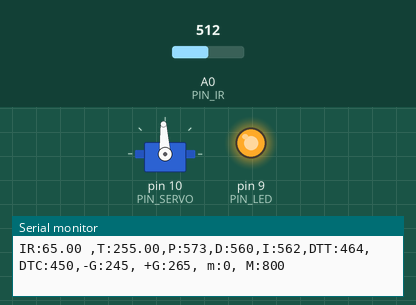
Simulated run of this sketch. Board: Arduino Uno, built with avr-gcc and run on an emulated ATmega328P. Parts: servo, output pins drawn as LEDs (lit = HIGH), the last lines printed to the serial monitor. The test bench sets the inputs (shaded band); at power-on: A0 (PIN_IR) = 512.

Above: at 1.2 s.
1.3 s: A0 (PIN_IR) set to 306
3.1 s: A0 (PIN_IR) set to 122
At 3.29 s:
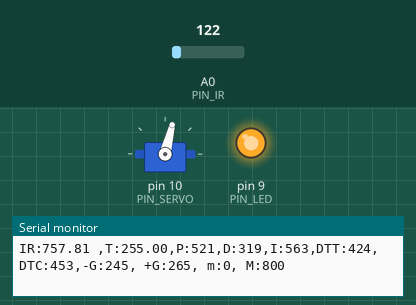
At 4.0 s:
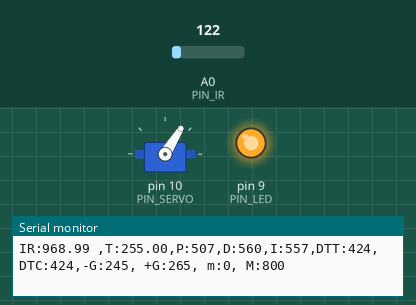
4.9 s: A0 (PIN_IR) set to 315
7.9 s: A0 (PIN_IR) set to 100
Timing chart, 0 to 10.5 s (numbered marks = the images above; inputs shaded):
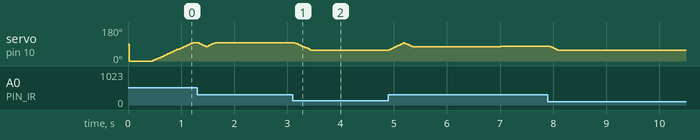

The sketch:

pid.ino
```cpp
#include <Servo.h>

// Arduino pin assignment
#define PIN_LED 9  //LED in 9
#define PIN_SERVO 10 // SERVO in 10
#define PIN_IR A0  // Infrared sensor signal in A0

// Framework setting
#define _DIST_MIN 110
#define _DIST_TARGET 305  // Target distance = 25.5cm
#define _DIST_MAX 400

// Distance sensor
#define _DIST_ALPHA 0.35  // EMA filter

// global variables
const float coE[] = {0.0000204, -0.0136853, 4.0482617, -156.8686997};

// Servo range
#define _DUTY_MIN 1140  // SERVO DUTY's minimum
#define _DUTY_NEU 1450  // SERVO DUTY's neutral
#define _DUTY_MAX 1540  // SERVO DUTY's maximum

// Servo speed control
#define _SERVO_ANGLE 30  // SERVO ANGLE
#define _SERVO_SPEED 100  // SERVO SPEED
#define _RAMPUP_TIME 360 // servo speed rampup (0 to max) time (unit: ms)


// Event periods
#define _INTERVAL_DIST 15
#define _INTERVAL_SERVO 20
#define _INTERVAL_SERIAL 100

// PID parameters
#define _Kp 1.5 // PID Propotional gain for P
#define _Ki 0.0075  // PID Propotional gain for I
#define _Kd 850  // PID Propotional gain for D

// global variables
float dist_min, dist_max, dist_raw, dist_ema, alpha;

// Servo instance
Servo myservo;

// Distance sensor
float dist_target;  // location to send the ball

// Event periods
unsigned long last_sampling_time_dist, last_sampling_time_servo, last_sampling_time_serial;
bool event_dist, event_servo, event_serial;

// Servo speed control
int duty_chg_per_interval,duty_chg_max,duty_chg_adjust,toggle_interval, toggle_interval_cnt;

float pause_time; // unit: sec
int duty_target, duty_curr;


#define START _DUTY_MIN + 100
#define END _DUTY_MAX - 100

// PID variables
float error_curr, error_prev, control, P_term, I_term, D_term;
float D_termS;

// Filter
#define _INTERVAL_DIST 30  // DELAY_MICROS * samples_num^2 의 값이 최종 거리측정 인터벌임. 넉넉하게 30ms 잡음.
#define DELAY_MICROS  1500 // 필터에 넣을 샘플값을 측정하는 딜레이(고정값!)
float filtered_dist;       // 최종 측정된 거리값을 넣을 변수. loop()안에 filtered_dist = filtered_ir_distance(); 형태로 사용하면 됨.
float samples_num = 3;     // 스파이크 제거를 위한 부분필터에 샘플을 몇개 측정할 것인지. 3개로 충분함! 가능하면 수정하지 말 것.

void setup() {
  // initialize GPIO pins for LED and attach servo
  pinMode(PIN_LED,OUTPUT);
  digitalWrite(PIN_LED, 1);
  myservo.attach(PIN_SERVO);
  last_sampling_time_dist = 0;
  last_sampling_time_servo = 0;
  last_sampling_time_serial = 0;

// initialize global variables
  dist_min = _DIST_MIN;
  dist_max = _DIST_MAX;
  dist_target = _DIST_TARGET - 50;
  alpha = _DIST_ALPHA;

  duty_target = duty_curr;

// move servo to neutral position
  myservo.writeMicroseconds(_DUTY_NEU);

// initialize serial port
  Serial.begin(115200);


// convert angle speed into duty change per interval.
  duty_chg_per_interval = (_DUTY_MAX - _DUTY_MIN) * ((float)_SERVO_SPEED / _SERVO_ANGLE) * ((float)_INTERVAL_SERVO / 1000); //[3128]

// servo related variables
  //duty_chg_max = (float)(_DUTY_MAX - _DUTY_MIN) * _SERVO_SPEED / 180 * _INTERVAL_SERVO / 1000;
  //duty_chg_adjust = (float) duty_chg_max * _INTERVAL_SERVO / _RAMPUP_TIME;
  //duty_chg_per_interval = 0; // initial speed is set to 0.


// initialize variables for duty_target update.
  pause_time = 0.5;
  toggle_interval = (180.0 / _SERVO_SPEED + pause_time) * 1000 / _INTERVAL_SERVO;
  toggle_interval = 1; // to demonstrate overshoot
  toggle_interval_cnt = toggle_interval;

// initialize last sampling time
  last_sampling_time_servo = 0;
}

void loop() {  // Event generator

  if (millis() >= last_sampling_time_dist + _INTERVAL_DIST) {
    last_sampling_time_dist += _INTERVAL_DIST;
    event_dist = true;
  }
  if (millis() >= last_sampling_time_servo + _INTERVAL_SERVO) {

    last_sampling_time_servo += _INTERVAL_SERVO;
    event_servo = true;
  }
  if (millis() >= last_sampling_time_serial + _INTERVAL_SERIAL) {
    last_sampling_time_serial += _INTERVAL_SERIAL;
    event_serial = true;
  }

// Event handlers
  if(event_dist) {

    event_dist = false;
  // get a distance reading from the distance sensor

    dist_raw = filtered_ir_distance();
  // PID control logic
    error_curr = _DIST_TARGET - dist_raw;
    P_term = _Kp * error_curr;
    I_term += _Ki * error_curr;
    D_term = _Kd * (error_curr - error_prev) / 20;
    control = P_term + D_term + I_term;

    //update error_prev
    error_prev = error_curr;

    //D_term이 너무 커서 Serial 포트에는 800이 넘어가지 않도록
    //Serial 용 변수를 하나 만들겠습니다.
    D_termS = D_term;
    if (D_termS > 800) D_termS = 800;


  // duty_target = f(duty_neutral, control)
    duty_target = _DUTY_NEU + control;

  // keep duty_target value within the range of [_DUTY_MIN, _DUTY_MAX]
      if (duty_target < _DUTY_MIN) duty_target = _DUTY_MIN;
      if (duty_target > _DUTY_MAX) duty_target = _DUTY_MAX;

  }

  if(event_servo) {
    event_servo = false;
    // adjust duty_curr toward duty_target by duty_chg_per_interval
    if(duty_target > duty_curr) {
      duty_curr += duty_chg_per_interval;
      if(duty_curr > duty_target) duty_curr = duty_target;
    }
    else {
      duty_curr -= duty_chg_per_interval;
      if(duty_curr < duty_target) duty_curr = duty_target;
    }
    // update servo position
    myservo.writeMicroseconds(duty_curr);
  }

  if(event_serial) {
    event_serial = false;

    Serial.print("IR:");
    Serial.print(dist_raw - 55);
    Serial.print(" ,T:");
    Serial.print(dist_target);
    Serial.print(",P:");
    Serial.print(map(P_term,-1000,1000,510,610));
    Serial.print(",D:");
    Serial.print(map(D_termS,-1000,1000,510,610));
    Serial.print(",I:");
    Serial.print(map(I_term,-1000,1000,510,610));
    Serial.print(",DTT:");
    Serial.print(map(duty_target,1000,2000,410,510));
    Serial.print(",DTC:");
    Serial.print(map(duty_curr,1000,2000,410,510));
    Serial.println(",-G:245, +G:265, m:0, M:800");


  }
}

float ir_distance(void){ // return value unit: mm
  //distance check : Infrared sensor
  float val;
  float volt = float(analogRead(PIN_IR));
  val = ((6762.0/(volt-9.0))-4.0) * 10.0;
  return val;
}

float under_noise_filter(void){ // 아래로 떨어지는 형태의 스파이크를 제거해주는 필터
  int currReading;
  int largestReading = 0;
  for (int i = 0; i < samples_num; i++) {

    float x = ir_distance();
    currReading = coE[0] * pow(x, 3) + coE[1] * pow(x, 2) + coE[2] * x + coE[3];

    if (currReading > largestReading) { largestReading = currReading; }
    // Delay a short time before taking another reading
    delayMicroseconds(DELAY_MICROS);
  }
  return largestReading;
}

float filtered_ir_distance(void){ // 아래로 떨어지는 형태의 스파이크를 제거 후, 위로 치솟는 스파이크를 제거하고 EMA필터를 적용함.
  // under_noise_filter를 통과한 값을 upper_nosie_filter에 넣어 최종 값이 나옴.
  int currReading;
  int lowestReading = 1024;
  for (int i = 0; i < samples_num; i++) {
    currReading = under_noise_filter();
    if (currReading < lowestReading) { lowestReading = currReading; }
  }
  // ema 필터 추가
  dist_ema = _DIST_ALPHA*lowestReading + (1-_DIST_ALPHA)*dist_ema;
  return dist_ema;
}
```

Measured:
- after the input at 3.1 s, servo on pin 10 (PIN_SERVO): moves from 97° to 58° over 0.30 s, starting at once
